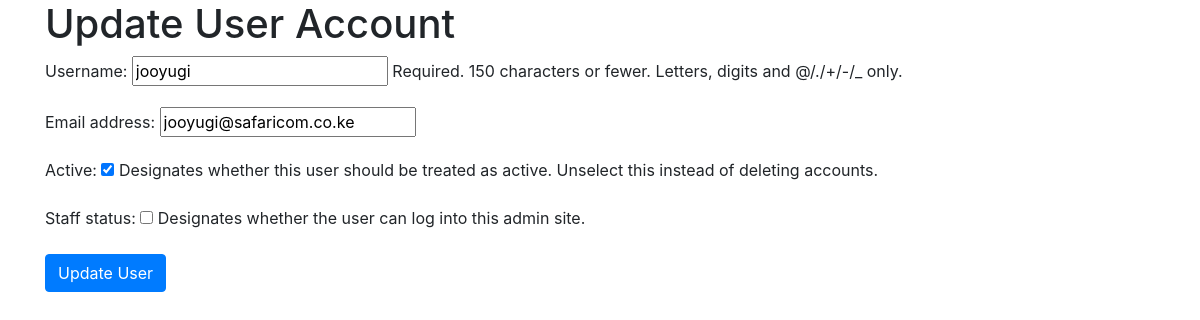
The page /accounts/admin/update/1/ (signed in) on the database its author committed.
### accounts/models.py (models this page shows, shortened)
class Employee(AbstractUser):
        has_access=models.BooleanField(default=True)
        is_admin = models.BooleanField(default=False)  # New field to indicate admin status
        is_approved = models.BooleanField(default=False)  # New field to indicate user approval

### accounts/views.py (the view)
# urls.py: path('admin/update/<int:pk>/', UserUpdateView.as_view(), name='user_update'),
class UserUpdateView(LoginRequiredMixin, UserPassesTestMixin, UpdateView):
    model = Employee
    fields = ['username', 'email', 'is_active', 'is_staff']  # Fields that Admins can update
    template_name = 'accounts/user_update.html'
    success_url = reverse_lazy('accounts:user_list')  # Redirect URL after update
    def test_func(self):
        return self.request.user.is_staff  # Ensure only Admins can access this view

### templates/accounts/user_update.html (shortened to what this page needs)
{% extends '../base.html' %}
{% block content %}
<div class="container">
    <h1>Update User Account</h1>
    <form method="post">
        {{ form.as_p }}
        <button type="submit" class="btn btn-primary">Update User</button>
    </form>
</div>
{% endblock content %}

### rows shown on the page
Employee: username "jooyugi", email "jooyugi@safaricom.co.ke", is_active "☑"
